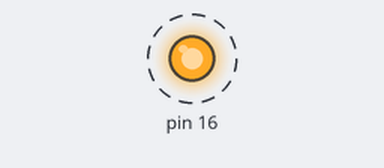
Recording of a sketch running on a simulated Arduino Uno, built with avr-gcc and run on an emulated ATmega328P. Parts: output pins drawn as LEDs (lit = HIGH). Dashed ring = blinking.

Above: at 0.1 s.
Timing chart, 0 to 3.0 s (numbered marks = the images above):
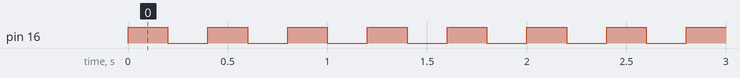

The sketch:

sketch_aug22a.ino
```cpp
void setup() {
  pinMode(16, OUTPUT);

}

void loop() {
  digitalWrite(16, HIGH);
  Serial.println("Master Power");
  delay(200);
  digitalWrite(16,LOW);
  delay(200);

}
```

Measured:
- by itself, pin 16: alternates HIGH for 0.20 s and LOW for 0.20 s
